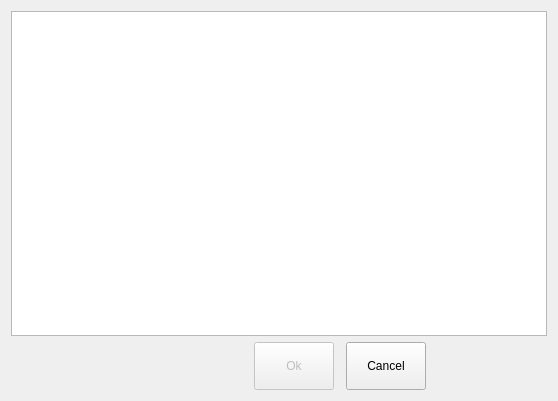
<?xml version="1.0" encoding="UTF-8"?>
<ui version="4.0">
 <class>AvatarDialog</class>
 <widget class="QWidget" name="AvatarDialog">
  <property name="geometry">
   <rect>
    <x>0</x>
    <y>0</y>
    <width>558</width>
    <height>401</height>
   </rect>
  </property>
  <property name="windowTitle">
   <string>Select an Avatar...</string>
  </property>
  <layout class="QVBoxLayout" name="verticalLayout">
   <item>
    <widget class="QListWidget" name="avatarList">
     <property name="iconSize">
      <size>
       <width>90</width>
       <height>90</height>
      </size>
     </property>
     <property name="gridSize">
      <size>
       <width>128</width>
       <height>128</height>
      </size>
     </property>
     <property name="viewMode">
      <enum>QListView::IconMode</enum>
     </property>
     <property name="uniformItemSizes">
      <bool>true</bool>
     </property>
     <property name="selectionRectVisible">
      <bool>false</bool>
     </property>
    </widget>
   </item>
   <item>
    <layout class="QHBoxLayout" name="horizontalLayout">
     <item>
      <spacer name="horizontalSpacer">
       <property name="orientation">
        <enum>Qt::Horizontal</enum>
       </property>
       <property name="sizeHint" stdset="0">
        <size>
         <width>40</width>
         <height>20</height>
        </size>
       </property>
      </spacer>
     </item>
     <item>
      <spacer name="horizontalSpacer_3">
       <property name="orientation">
        <enum>Qt::Horizontal</enum>
       </property>
       <property name="sizeHint" stdset="0">
        <size>
         <width>40</width>
         <height>20</height>
        </size>
       </property>
      </spacer>
     </item>
     <item>
      <widget class="QPushButton" name="okButton">
       <property name="enabled">
        <bool>false</bool>
       </property>
       <property name="minimumSize">
        <size>
         <width>0</width>
         <height>48</height>
        </size>
       </property>
       <property name="text">
        <string>Ok</string>
       </property>
      </widget>
     </item>
     <item>
      <spacer name="horizontalSpacer_4">
       <property name="orientation">
        <enum>Qt::Horizontal</enum>
       </property>
       <property name="sizeType">
        <enum>QSizePolicy::Fixed</enum>
       </property>
       <property name="sizeHint" stdset="0">
        <size>
         <width>6</width>
         <height>20</height>
        </size>
       </property>
      </spacer>
     </item>
     <item>
      <widget class="QPushButton" name="cancelButton">
       <property name="minimumSize">
        <size>
         <width>0</width>
         <height>48</height>
        </size>
       </property>
       <property name="text">
        <string>Cancel</string>
       </property>
      </widget>
     </item>
     <item>
      <spacer name="horizontalSpacer_2">
       <property name="orientation">
        <enum>Qt::Horizontal</enum>
       </property>
       <property name="sizeHint" stdset="0">
        <size>
         <width>40</width>
         <height>20</height>
        </size>
       </property>
      </spacer>
     </item>
    </layout>
   </item>
  </layout>
 </widget>
 <resources/>
 <connections/>
</ui>
